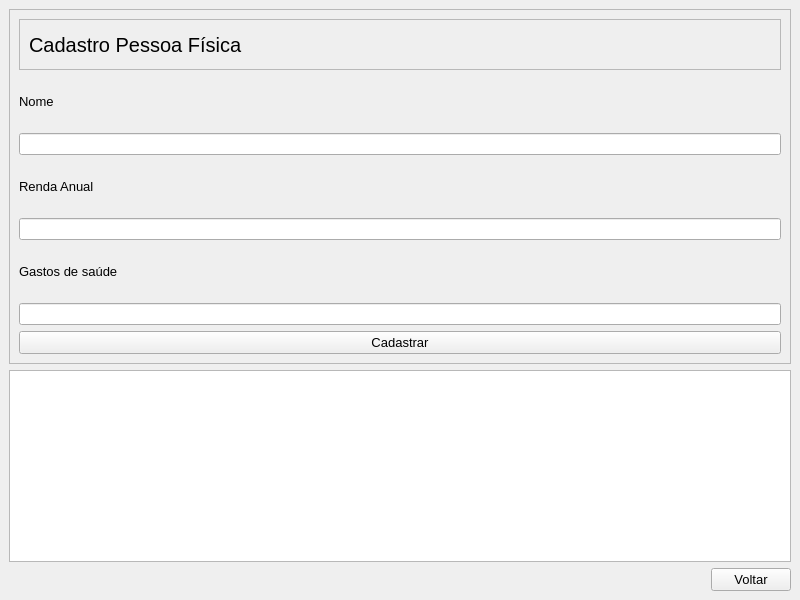
<?xml version="1.0" encoding="UTF-8"?>
<ui version="4.0">
 <class>MainWindow</class>
 <widget class="QMainWindow" name="MainWindow">
  <property name="geometry">
   <rect>
    <x>0</x>
    <y>0</y>
    <width>800</width>
    <height>600</height>
   </rect>
  </property>
  <property name="windowTitle">
   <string>MainWindow</string>
  </property>
  <widget class="QWidget" name="centralwidget">
   <layout class="QVBoxLayout" name="verticalLayout_3">
    <item>
     <widget class="QFrame" name="frame">
      <property name="frameShape">
       <enum>QFrame::StyledPanel</enum>
      </property>
      <property name="frameShadow">
       <enum>QFrame::Raised</enum>
      </property>
      <layout class="QVBoxLayout" name="verticalLayout_2">
       <item>
        <widget class="QFrame" name="frame_2">
         <property name="frameShape">
          <enum>QFrame::StyledPanel</enum>
         </property>
         <property name="frameShadow">
          <enum>QFrame::Raised</enum>
         </property>
         <layout class="QVBoxLayout" name="verticalLayout">
          <item>
           <widget class="QLabel" name="label">
            <property name="font">
             <font>
              <pointsize>15</pointsize>
             </font>
            </property>
            <property name="text">
             <string>Cadastro Pessoa Física</string>
            </property>
           </widget>
          </item>
         </layout>
        </widget>
       </item>
       <item>
        <widget class="QLabel" name="lbl_nomeF">
         <property name="font">
          <font>
           <pointsize>10</pointsize>
          </font>
         </property>
         <property name="text">
          <string>Nome</string>
         </property>
        </widget>
       </item>
       <item>
        <widget class="QLineEdit" name="txt_nomeF"/>
       </item>
       <item>
        <widget class="QLabel" name="lbl_rendaF">
         <property name="font">
          <font>
           <pointsize>10</pointsize>
          </font>
         </property>
         <property name="text">
          <string>Renda Anual</string>
         </property>
        </widget>
       </item>
       <item>
        <widget class="QLineEdit" name="txt_rendaF"/>
       </item>
       <item>
        <widget class="QLabel" name="lbl_gastosF">
         <property name="font">
          <font>
           <pointsize>10</pointsize>
          </font>
         </property>
         <property name="text">
          <string>Gastos de saúde</string>
         </property>
        </widget>
       </item>
       <item>
        <widget class="QLineEdit" name="txt_gastosF"/>
       </item>
       <item>
        <widget class="QPushButton" name="pushButton">
         <property name="font">
          <font>
           <pointsize>10</pointsize>
          </font>
         </property>
         <property name="text">
          <string>Cadastrar</string>
         </property>
        </widget>
       </item>
      </layout>
     </widget>
    </item>
    <item>
     <widget class="QTextBrowser" name="textBrowser">
      <property name="sizePolicy">
       <sizepolicy hsizetype="Expanding" vsizetype="Fixed">
        <horstretch>0</horstretch>
        <verstretch>0</verstretch>
       </sizepolicy>
      </property>
     </widget>
    </item>
    <item alignment="Qt::AlignRight">
     <widget class="QPushButton" name="pushButton_2">
      <property name="font">
       <font>
        <pointsize>10</pointsize>
       </font>
      </property>
      <property name="layoutDirection">
       <enum>Qt::LeftToRight</enum>
      </property>
      <property name="text">
       <string>Voltar</string>
      </property>
      <property name="autoDefault">
       <bool>false</bool>
      </property>
     </widget>
    </item>
   </layout>
  </widget>
 </widget>
 <resources/>
 <connections/>
</ui>
